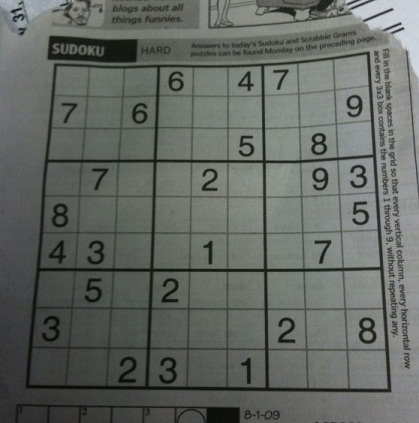
#> input picture Aula 05/sudoku.jpg, 419 x 423 px
$ jupyter execute 'Visão_Computacional_Aula_05_SOLUCOES.ipynb'
#> lines starting #> are read from the running program, lines starting #| are printed output that depends on the picture; after the words box and inside, x2 and y2 are one past the last pixel; in counts of white or black regions, pixels touching at a corner belong together
## **VISÃO COMPUTACIONAL - AULA 05**

**Objetivos da aula:**

*   conhecer a transformação de thresholding
*   praticar com o Algoritmo Global
*   praticar com o Algoritmo de Otsu
*   praticar com o Algoritmo Adaptativo

## **TRANSFORMAÇÃO DE THRESHOLDING (LIMIARIZAÇÃO)**

**Thresholding (limiarização ou binarização)** consiste na **quantização** do espaço de cores para **duas cores**, normalmente **preto e branco**. Este é um procedimento bastante comum em Processamento de Imagens e Visão Computacional antes de aplicarmos outros procedimentos como detecção de contornos, reconhecimento de formas, operações morfológicas, dentre outros.

O efeito de um bom threshold é mostrado abaixo:

[cell 1]
import numpy as np
import cv2 as cv
from google.colab.patches import cv2_imshow

img = cv.cvtColor(cv.imread('sudoku.jpg'), cv.COLOR_BGR2GRAY)
#> img: shape (423, 419); min 5, max 218, mean 101.9
imgt = cv.adaptiveThreshold(img,255,cv.ADAPTIVE_THRESH_GAUSSIAN_C,cv.THRESH_BINARY,11,2)
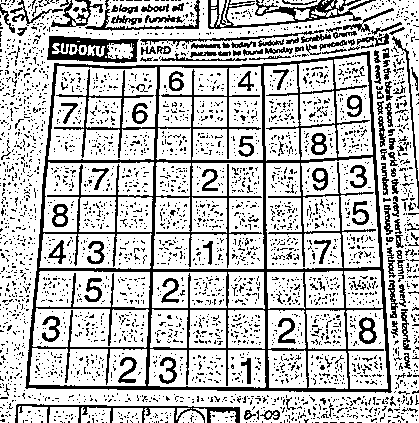
#> imgt: shape (423, 419); 74.8% white; black in thin lines or dots
cv2_imshow(img)
cv2_imshow(imgt)

## **ALGORITMO BÁSICO (GLOBAL) DE THRESHOLDING**

A implementação mais elementar de um algoritmo de thresholding  consiste na definição de um limiar (*threshold*). Valores abaixo deste limiar, são considerados como preto e, valores acima, considerados como brancos.

Em OpenCV, isto pode ser feito segundo o exemplo abaixo, onde fixamos o limiar como 127.

[cell 2]
import numpy as np
import cv2 as cv
from google.colab.patches import cv2_imshow

img = cv.cvtColor(cv.imread('sudoku.jpg'), cv.COLOR_BGR2GRAY)
T,imgt = cv.threshold(img,127,255,cv.THRESH_BINARY)
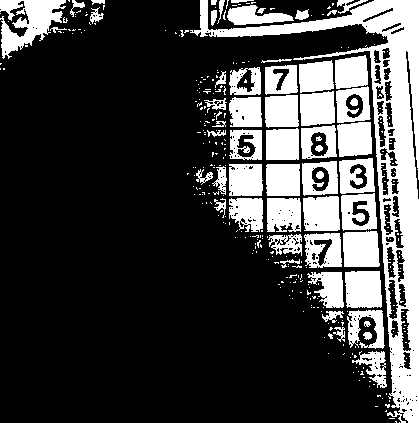
#> imgt: shape (423, 419); 25.6% white; 333 white regions (274 under 20 px), largest, box (x1, y1, x2, y2) and area: (190, 0, 419, 423) 14935, (0, 0, 66, 59) 2037, (345, 271, 382, 308) 1282
print("Threshold",T)
cv2_imshow(img)
cv2_imshow(imgt)

## **EXERCÍCIO**

Utilizando o código-base abaixo, implementar um algoritmo de thrsholding que retorne o mesmo resultado da constante cv.THRESH_BINARY, utilizando o mesmo limiar(127).

[cell 3]
import numpy as np
import cv2 as cv
from google.colab.patches import cv2_imshow

img = cv.cvtColor(cv.imread('sudoku.jpg'), cv.COLOR_BGR2GRAY)
rows,cols=img.shape
#> rows = 423; cols = 419
T=127
for l in range(rows):
  for c in range(cols):
    if img[l,c]<=T:
      img[l,c]=0
    else:
      img[l,c]=255
cv2_imshow(img)

## **EXERCÍCIO**

O valor de limiar como 127 pode não funcionar para toda imagem. Por exemplo, para imagem mais escuras, com todos os pixels abaixo de 127, a imagem ficaria toda preta. Proponha uma estratégia para melhorar a estimativa do limiar e a implemente abaixo.

[cell 4]
import numpy as np
import cv2 as cv
from google.colab.patches import cv2_imshow

img = cv.cvtColor(cv.imread('sudoku.jpg'), cv.COLOR_BGR2GRAY)
rows,cols=img.shape
T=np.median(img)
#> T = 104
for l in range(rows):
  for c in range(cols):
    if img[l,c]<=T:
      img[l,c]=0
    else:
      img[l,c]=255
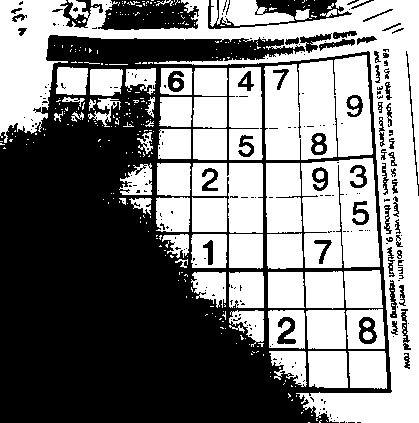
#> img: shape (423, 419); 49.8% white; 341 white regions (282 under 20 px), largest, box (x1, y1, x2, y2) and area: (0, 0, 419, 423) 30267, (264, 55, 373, 160) 9254, (301, 158, 380, 268) 6869
cv2_imshow(img)

## **EXERCÍCIO**

Se equalizarmos o histograma da imagem original, conseguiremos melhorar os resultados do alagoritmo básico de thresholding ?

[cell 5]
import numpy as np
import cv2 as cv
from google.colab.patches import cv2_imshow

img = cv.cvtColor(cv.imread('sudoku.jpg'), cv.COLOR_BGR2GRAY)
rows,cols=img.shape
img=cv.equalizeHist(img)
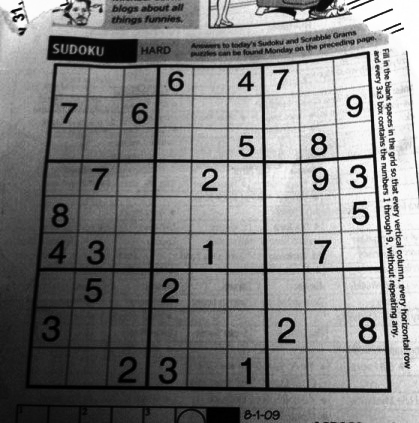
#> img: shape (423, 419); min 0, max 255, mean 128.6
T=np.median(img)
#> T = 128
for l in range(rows):
  for c in range(cols):
    if img[l,c]<=T:
      img[l,c]=0
    else:
      img[l,c]=255
cv2_imshow(img)

## **EXERCÍCIO**

Uma estratégia bem interessante antes de aplicarmos o algoritmo básico de thresholding é "borrar" a imagem. Abaixo, temos um exemplo de como borrar a imagem, utilizando um filtro gaussiano. Aplique o algoritmo de thresholding sobre esta imagem borrada.

[cell 6]
import numpy as np
import cv2 as cv
from google.colab.patches import cv2_imshow

img = cv.cvtColor(cv.imread('sudoku.jpg'), cv.COLOR_BGR2GRAY)
img = cv.GaussianBlur(img,(5,5),0)
T=np.median(img)
#> T = 104
for l in range(rows):
  for c in range(cols):
    if img[l,c]<=T:
      img[l,c]=0
    else:
      img[l,c]=255
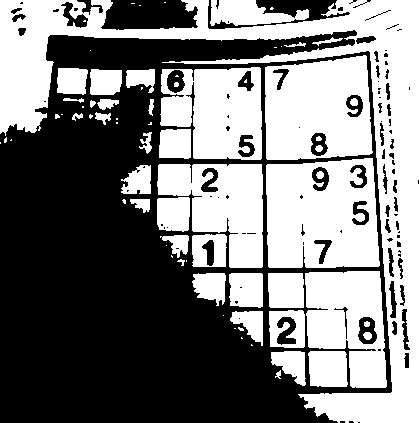
#> img: shape (423, 419); 49.1% white; 71 white regions (30 under 20 px), largest, box (x1, y1, x2, y2) and area: (0, 0, 419, 423) 30538, (266, 158, 380, 268) 10652, (265, 55, 373, 160) 9359
cv2_imshow(img)

## **ALGORITMO DE OTSU**

Nesta estratégia, supomos que o histograma da imagem tenham, um comportamento bimodal. Encontramos dois picos neste histograma e calculamos a média entre eles. Esta média será o valor do nosso threshold.

[cell 7]
import numpy as np
import cv2 as cv
from google.colab.patches import cv2_imshow
img = cv.cvtColor(cv.imread('otsu.png'), cv.COLOR_BGR2GRAY)
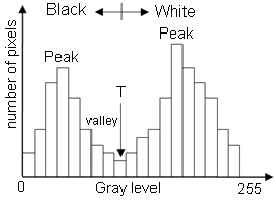
#> input picture Aula 05/otsu.png, 276 x 201 px
#> img: shape (201, 276); min 0, max 255, mean 241.3
cv2_imshow(img)

Abaixo, temos um exemplo de aplicação deste algoritmo em OpenCV:

[cell 8]
import numpy as np
import cv2 as cv
from google.colab.patches import cv2_imshow

img = cv.cvtColor(cv.imread('sudoku.jpg'), cv.COLOR_BGR2GRAY)
T,imgt = cv.threshold(img,0,255,cv.THRESH_BINARY+cv.THRESH_OTSU)
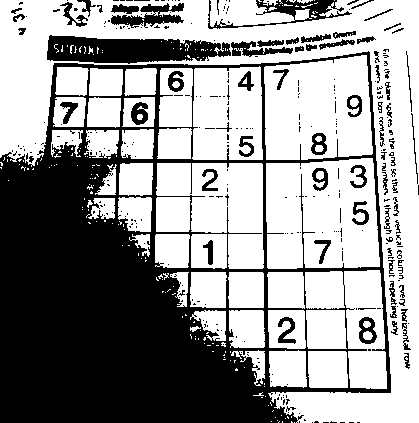
#> imgt: shape (423, 419); 59.5% white; 336 black regions (260 under 20 px), largest, box (x1, y1, x2, y2) and area: (0, 51, 391, 423) 58753, (47, 35, 231, 64) 3751, (208, 0, 352, 29) 1133
#> T = 96
print("Threshold",T)
#| Threshold 96.0
cv2_imshow(img)
cv2_imshow(imgt)

## **DESAFIO PARA CASA**

Implementar o Algoritmo de Otsu para determinar o valor do threshold T. A partir deste valor, usar o algoritmo básico de thresholding.

[cell 9]
#https://github.com/mohabmes/Otsu-Thresholding/blob/master/otsu.py

## **THRESHOLDING ADAPTATIVO**

No thresholding adaptativo, ao invés de considerarmos somente a cor (nível de cinza) do pixel, consideramos uma vizinhança do pixel, aplicamos uma operação nesta vizinhança (média,borramento) e obtemos um novo valor de cor para o pixel, que pode ser modulado por uma contante C. A partir deste novo valor, aplicamos o threshold anterior.

Abaixo temos um exemplo com uma vizinhança de tamanho 3 (um pixel para a direita, um pixel para a esquerda, um pixel para baixo e umpixel para cima) e constante C=4.

[cell 10]
import numpy as np
import cv2 as cv
from google.colab.patches import cv2_imshow
img = cv.cvtColor(cv.imread('sudoku.jpg'), cv.COLOR_BGR2GRAY)
imgt = cv.adaptiveThreshold(img,255,cv.ADAPTIVE_THRESH_MEAN_C,cv.THRESH_BINARY,3,4)
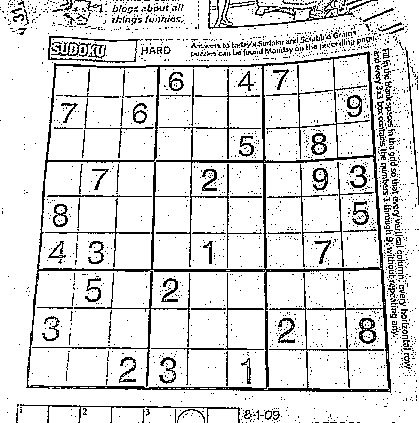
#> imgt: shape (423, 419); 86.5% white; black in thin lines or dots
cv2_imshow(img)
cv2_imshow(imgt)

## **EXERCÍCIO**

Qual é a influência do tamanho da vizinhança no resultado do thresholding adaptativo ?

[cell 11]
import numpy as np
import cv2 as cv
from google.colab.patches import cv2_imshow
img = cv.cvtColor(cv.imread('sudoku.jpg'), cv.COLOR_BGR2GRAY)
imgt = cv.adaptiveThreshold(img,255,cv.ADAPTIVE_THRESH_MEAN_C,cv.THRESH_BINARY,5,6)
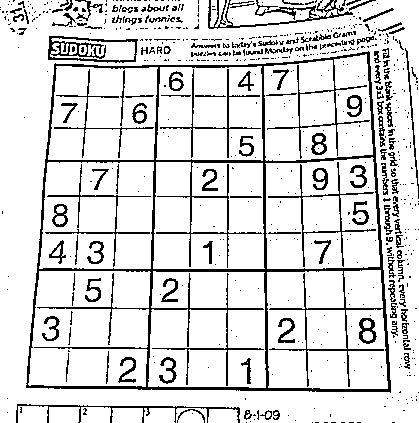
#> imgt: shape (423, 419); 85.8% white; black in thin lines or dots
cv2_imshow(img)
cv2_imshow(imgt)

Se incluirmos uma filtragem gaussiana ("borramento") junto com o thrasholding adaptativo, conseguimos um resultado muito melhor.

[cell 12]
import numpy as np
import cv2 as cv
from google.colab.patches import cv2_imshow
img = cv.cvtColor(cv.imread('sudoku.jpg'), cv.COLOR_BGR2GRAY)
imgt = cv.adaptiveThreshold(img,255,cv.ADAPTIVE_THRESH_GAUSSIAN_C,cv.THRESH_BINARY,3,5)
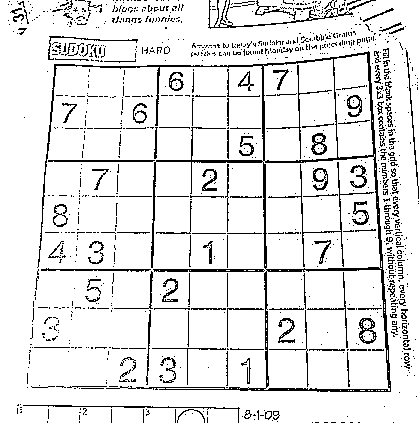
#> imgt: shape (423, 419); 89.8% white; black in thin lines or dots
cv2_imshow(img)
cv2_imshow(imgt)
